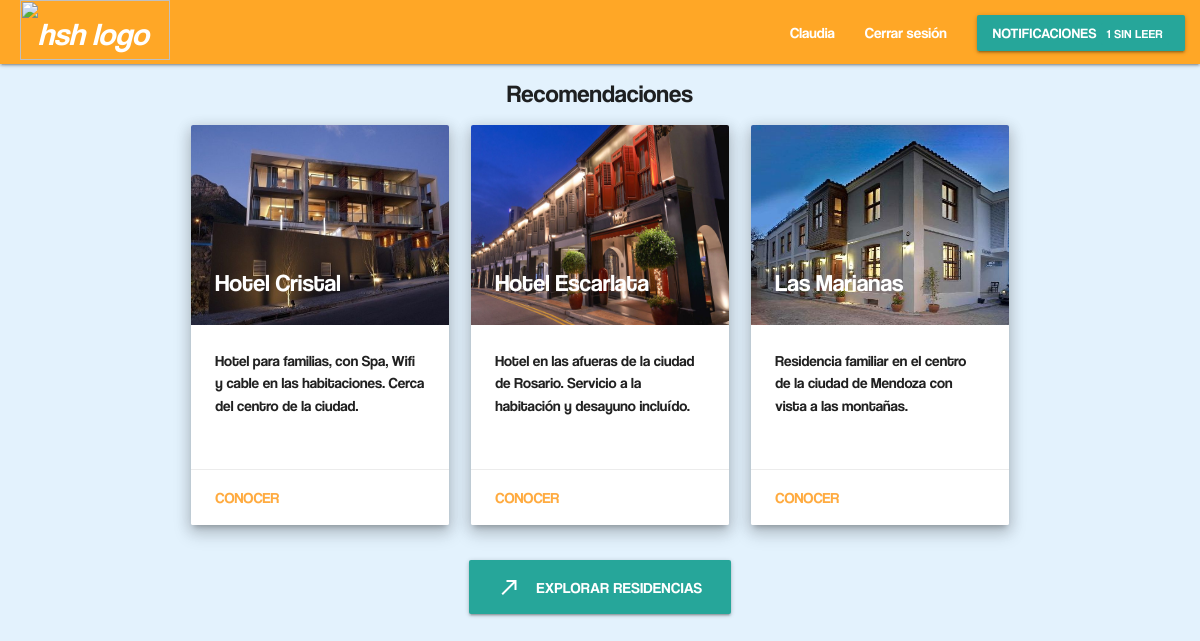
The app's page / (signed in) with its own data.
### main/models.py (models this page shows, shortened)
class User(AbstractBaseUser, PermissionsMixin):
	email = models.EmailField(_('email address'), unique=True)
	first_name = models.CharField(_('nombre'), max_length=30, blank=True)
	last_name = models.CharField(_('apellido'), max_length=30, blank=True)
	date_joined = models.DateTimeField(_('date joined'), auto_now_add=True)
	is_active = models.BooleanField(_('active'), default=True)
	date_of_birth = models.DateField(_('fecha de nacimiento'))
	nacionalidad = models.CharField(max_length=50)
	creditos = models.IntegerField(default=2)
	premium = models.BooleanField(_('premium estatus'), default=False)
	is_staff = models.BooleanField(
		_('staff status'),
		default=False,
		help_text=_('Designates whether the user can log into this admin site.'),
	)
	metodo_de_pago = models.OneToOneField(
		'Tarjeta',
		on_delete=models.CASCADE,
		related_name='user'
		)
	objects = UserManager()
	USERNAME_FIELD = 'email'
	REQUIRED_FIELDS = []
	class Meta:
		verbose_name = _('cliente')
		verbose_name_plural = _('clientes')

class Residencia(models.Model):
	nombre = models.CharField(max_length=50)
	dirección = models.CharField(max_length=200)
	ciudad = models.CharField(max_length=100)
	pais = models.CharField(max_length=30)
	descripcion = models.TextField()
	habitaciones = models.IntegerField(default=0)
	personas = models.IntegerField(default=0)
	baños = models.IntegerField(default=0)
	class Meta:
		ordering = ['nombre']
	def primerFoto(self):
		if self.imagenes.exists():
			return self.imagenes.first().imagen.name[12:]
		else:
			return "fotos/68184730.jpg"

class Imagen(models.Model):
	residencia = models.ForeignKey(Residencia,on_delete=models.CASCADE,related_name='imagenes')
	imagen = models.ImageField(upload_to=('staticfiles/fotos'))

### main/views.py (the view)
# urls.py: path("", views.homepage, name="homepage"),
def homepage(request):
    if request.user.is_authenticated: #si hay una sesion iniciada
        return render(request=request,
                      template_name="main/homes/home_logged_in.html",
                      context={"residencias": Residencia.objects.all()[:3],
                               "notificaciones": request.user.notificaciones.all()})
    else: #si no hay una sesion iniciada
        return render(request=request,
                      template_name="main/homes/home.html",
                      context={"residencias": Residencia.objects.all()[:3]})

### main/models.py (called while the page is built)
	def __str__(self):
		return self.info

### main/templates/main/homes/home_logged_in.html
{% extends "main/headers/header_logged_in.html" %}
{% load staticfiles %}
{% block content %}
<body>
  <h5 class="centrar">Recomendaciones</h5>
    <div class="row">
      {% for r in residencias %}
        <div class="col s12 m7 l4">
          <div class="card medium z-depth-3">
            <div class="card-image">
              <img src="{% static r.primerFoto %}" height="200"/>
              <span class="card-title style="text-shadow: -1px 0 black, 0 1px black, 1px 0 black, 0 -1px black;">{{r.nombre}}</span>
            </div>
            <div class="card-content" style="overflow: auto">
              <p>{{r.descripcion}}</p><br>
            </div>
            <div class="card-action">
              <a href="/ver_residencia/{{r.id}}">Conocer</a>
            </div>
          </div>
        </div>
      {% endfor %}
    </div>
    <div class="centrar"><a href="/buscar_residencias" class="waves-effect waves-light btn-large">
      <i class="material-icons left">call_made</i>Explorar residencias</a></div>
  </body>
{% endblock %}

### main/templates/main/headers/header_logged_in.html (shortened to what this page needs)
{% extends "main/builder.html" %}
{% load staticfiles %}
{% block builder %}
  <header>
    <div class="navbar-fixed">
      <nav>
        <div class="nav-wrapper #ffa726 orange lighten-1">
          <a href="/" class="brand-logo">
          <img class="logo" src="{% static 'logos/HSH-Complete.svg' %}" alt="hsh logo">
          </a>
          <ul id="nav-mobile" class="right hide-on-med-and-down">
            <li><a href="/perfil">{{request.user.first_name}}</a></li>
            <li><a href="/logout">Cerrar sesión</a></li>
            <li>
              <a class="btn dropdown-trigger" data-target="dropdown2">
                Notificaciones<span class="new badge" data-badge-caption="sin leer">
                {{notificaciones.count}}</span>
              </a>
            </li>
          </ul>
      </nav>
    </div>
    <div class="container">
      {% block content %}
      {% endblock %}
    </div>
  </header>
{% endblock %}

### staticfiles/css/main.css (style rules this page uses)
.centrar { display: flex; justify-content: center; }
body { background: #e3f2fd; font-family: coolvetica; }
.logo { background-size: 300px; background-repeat: no-repeat; width: 150px; height: 60px; margin-left: 20; position: relative; }

### records on screen
User: user.first_name "Claudia", count "1"
Residencia: id.imagen (picture), nombre "Hotel Cristal", descripcion "Hotel para familias, con Spa, Wifi y cable en las habitaciones. Cerca del centro de la ciudad."
Residencia: id.imagen (picture), nombre "Hotel Escarlata", descripcion "Hotel en las afueras de la ciudad de Rosario. Servicio a la habitación y desayuno incluído."
Residencia: id.imagen (picture), nombre "Las Marianas", descripcion "Residencia familiar en el centro de la ciudad de Mendoza con vista a las montañas."
